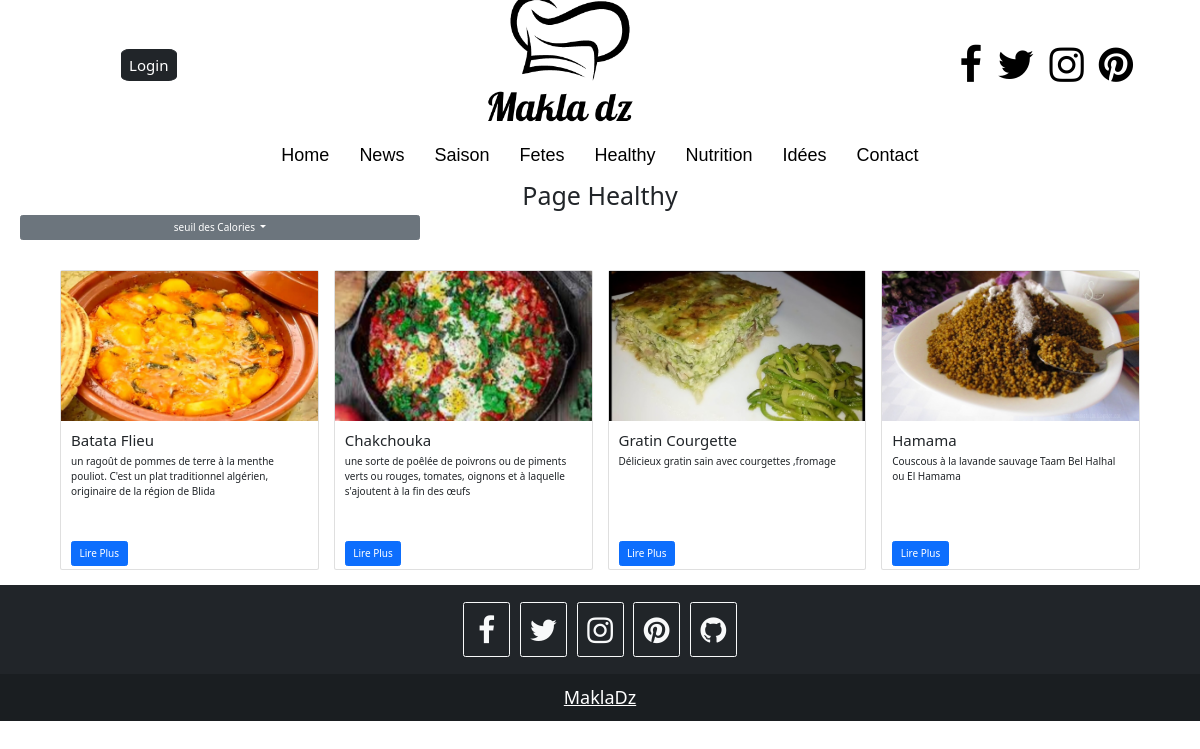
The app's page /Router/Healthy.php with its own data.
### tables this page shows
CREATE TABLE IF NOT EXISTS `recette` (
  `titre` varchar(100) NOT NULL,
  `categorie` enum('entree','plat','desert','boisson') NOT NULL,
  `valider` bit(1) NOT NULL,
  `userid` int(50) DEFAULT NULL,
  `image` varchar(500) DEFAULT NULL,
  `ddescription` text NOT NULL,
  `description` mediumtext NOT NULL,
  `tpreparation` time NOT NULL,
  `trepos` time NOT NULL,
  `tcuisson` time NOT NULL,
  `notation` tinyint(4) NOT NULL,
  `defficulte` enum('Facile','Moyenne','Difficile') NOT NULL,
  `fetes` set('Mariage','Mouloud','Circoncision','Aid','Achoura','Ramdan') DEFAULT NULL,
  `video` varchar(500) DEFAULT NULL,
  `nbCalorie` float(12,6) DEFAULT NULL,
  `display` tinyint(1) DEFAULT NULL,
  PRIMARY KEY (`titre`),
  KEY `userid` (`userid`)
);

### Controller/recipiesController.php (called while the page is built, shortened)
<?php
require_once('../Modele/recipiesModele.php');
require_once('../View/clientview.php');
class RecipiesController{
    function getCurrentSaison(){
        $d=date("Y/m/d");
        switch(strval($d[5].$d[6])){
            case 6:case 7:case 8: return 'Ete';
            break;
        }
    }
    public function getHealthyRecipies($nbCalories){
         $model=new RecipiesModele();
        return $model->getHealthyRecipies($nbCalories);
    }
     public function showHealthyRecipies($nbCalories){
         $view=new ClientView();
        $view->header();
        $view->navbar();
        $view->showHealthyRecipies($nbCalories);
       $view->footer();
    }
}
?>

### Modele/recipiesModele.php (called while the page is built, shortened)
<?php
class RecipiesModele{
 private $servername = "127.0.0.1";
private $dbname = "projet";
private $username = "root";
private $password = "";
private function cnx($servername,$dbname,$username,$password){
    $dsn="mysql:host=$servername; dbname=$dbname;";
    try {
    $conn = new PDO($dsn,$username, $password);     }
    catch(PDOException $e) {
    echo "connection failed" . $e->getMessage();}
    return $conn;
}
    public function getRecipieSteps($title)
    {
    $c=$this->cnx($this->servername,$this->dbname,$this->username,$this->password);
    $q="SELECT * FROM etape where titreRecette=? ORDER BY ordre";
    $stmt = $c->prepare($q);
    $stmt->execute([$title]);
    return $stmt->fetchAll();
    }
    function getAllRecipies(){
        $c=$this->cnx($this->servername,$this->dbname,$this->username,$this->password);
    $q="SELECT * FROM recette where valider=1 ";
     $stmt = $c->prepare($q);
    $stmt->execute();
    return $stmt->fetchAll();
    }
public function getHealthyRecipies($nbCalories){
    $recipies=$this->getAllRecipies();
    $arr=[];
    if($nbCalories!=="inf"){
       foreach($recipies as $a){
        if($a['nbCalorie']>=$nbCalories)
        continue;
        $steps=$this->getRecipieSteps($a['titre']);
        foreach($steps as $s){
            if($s['healthy'] ){
                array_push($arr,$a);
                break;
            }
        }
    }
    }else {
         foreach($recipies as $a){
        $steps=$this->getRecipieSteps($a['titre']);
        foreach($steps as $s){
            if($s['healthy'] ){
                array_push($arr,$a);
                break;
            }
        }
    }
    }
    return $arr;
}
}
?>

### View/clientview.php (the view, shortened to what this page needs)
<?php
require_once("../Controller/recipiesController.php");
class ClientView{
public function header(){
echo '
<!Doctype html>
<html lang="en">
<head>
    <title>MaklaDz</title>
    <meta http-equiv="pragma" content="no-cache">
    <meta name="description" content="un site web pour les recettes ">
    <meta name="viewport" content="width=device-width, initial-scale=1,
            shrink-to-fit=yes">
    <link href="../styles.css" rel="stylesheet">
    <link rel="stylesheet" href="https://cdnjs.cloudflare.com/ajax/libs/font-awesome/4.7.0/css/font-awesome.min.css">
    <meta charset="utf-8">
    <link href="https://cdn.jsdelivr.net/npm/bootstrap@5.0.2/dist/css/bootstrap.min.css" rel="stylesheet"
>
    <script src="https://cdn.jsdelivr.net/npm/bootstrap@5.0.2/dist/js/bootstrap.bundle.min.js"
>
    </script>
    <script src="https://smtpjs.com/v3/smtp.js"></script>
    <script src="https://ajax.googleapis.com/ajax/libs/jquery/3.6.1/jquery.min.js"></script>
<script src="../jquery.js"></script>
<script src="../jquery-3.6.1.min.js"></script>
<script src="../scripts.js"></script>
</head>';
}
public function navbar(){
    $x=new RecipiesController();
echo '
<body>
    <div class="navbar1">';
    if(isset($_SESSION['user']) || isset($_SESSION['admin'])){
                echo '<a class=" btn btn-dark connectButton "  href="Loggout.php" >Logg Out</a>';
            }
            else
    echo '
        <a class=" btn btn-dark connectButton "  href="Login.php" >Login</a>';
        echo '<img src="../media/images/logo/websitelogo.png" class="rounded" alt="www.Makla.dz">
        <div class="socialmedia">
            <a href="#" class="fa fa-facebook"></a>
            <a href="#" class="fa fa-twitter"></a>
            <a href="#" class="fa fa-instagram"></a>
            <a href="#" class="fa fa-pinterest"></a>
        </div>
    </div>';
    if(isset($_SESSION['admin'])){
      echo '
    <nav class="container-fluid navbar-fixed-top">
        <div class="navbar2">
            <a href="AdminHome.php">Home</a>
            <a href="AllNews.php">News</a>
            <a href="GestionRecetteTrie.php">Recettes</a>
            <a href="Nutrition.php">Nutrition</a>
            <a href="idee.php">Utilisateurs</a>
            <a href="idee.php">Paramètre</a>
       </div>
    </nav>
    <main>';
    }else{
    echo '
    <nav class="container-fluid navbar-fixed-top">
        <div class="navbar2">
            <a href="index.php">Home</a>
            <a href="AllNews.php">News</a>
            <a href="Saison.php?requestedSaison='.$x->getCurrentSaison().'">Saison</a>
            <a href="Fetes.php?requestedFetes=tous">Fetes</a>
            <a href="Healthy.php">Healthy</a>
            <a href="Nutrition.php">Nutrition</a>
            <a href="idee.php">Idées</a>
            <a href="Contact.php">Contact</a>';
       echo ' </div>
    </nav>
    <main>';}
    }
public function card($x,$recipies){
     echo "<div class='col-sm mb-4'>
        <div class='card'>
            <img class='img-fluid' alt='100%x280' src=\"..\/".$recipies[$x]['image']."\">
            <div class='card-body'>
                <h4 class='card-title'>".$recipies[$x]['titre']."</h4>
                <p class='card-text'>".$recipies[$x]['ddescription']."</p>
                 <a href=\"Recette.php?requestedRecipie=".$recipies[$x]['titre']."\" class='ReadMore btn btn-primary'>Lire Plus</a>
                 </div>
        </div>
    </div>";
}
    public function footer(){echo '
         </main>
        <footer class="bg-dark text-center text-white">
  <div class="container p-4 pb-0">
    <section class="mb-4">
      <a class="btn btn-outline-light btn-floating m-1" href="#!" role="button"><i class="fa fa-facebook"></i></a>
      <a class="btn btn-outline-light btn-floating m-1" href="#!" role="button"><i class="fa fa-twitter"></i></a>
      <a class="btn btn-outline-light btn-floating m-1" href="#!" role="button"><i class="fa fa-instagram"></i ></a>
      <a class="btn btn-outline-light btn-floating m-1" href="#!" role="button"><i class="fa fa-pinterest"></i
      ></a>
      <a class="btn btn-outline-light btn-floating m-1" href="#!" role="button"
        ><i class="fa fa-github"></i
      ></a>
    </section>
  </div>
  <div class="text-center p-3" style="background-color: rgba(0, 0, 0, 0.2);">
    <a class="text-white" href="https://mdbootstrap.com/">MaklaDz</a>
  </div>
</footer>
</body>
</html>';
}
public function showHealthyRecipies($nbCalories){
    $control=new RecipiesController();
    $recipies=$control->getHealthyRecipies($nbCalories);
    echo '<center><h1> Page Healthy <h1></center>';
echo '<div class="dropdown">
  <button class="btn btn-secondary dropdown-toggle" type="button" id="dropdownMenuButton2" data-bs-toggle="dropdown" aria-expanded="false">
    seuil des Calories
  </button>
 </button>
  <form method="POST" class="dropdown-menu"  action="Healthy.php" aria-labelledby="dropdownMenuButton1">
   <li><a class="dropdown-item" href="#">Nombre de Calorie</a></li>
    <input class="dropdown-item" type="number" placeholder="max" min="0" name="maxcalorie"></li>
   <li class="text" id="timecontainer">
 <button type="submit" class="btn btn-primary">Filtrer</button>
    <form/>
</div>';
     echo ' <section class="cardsdisplay "><div class="row row-cols-1 row-cols-md-4">';
    for($x=0;$x<count($recipies);$x++){
        echo $this->card($x,$recipies);
    }
    echo ' </div></section>';
}
}
?>

### styles.css (style rules this page uses)
html { font-size: 62.5%; box-sizing: border-box; }
body { margin: 0; padding: 0; }
a { text-decoration: none; }
h1 { margin-top: 0; font-size: 5rem; }
h4 { font-size: 2rem; }
nav { z-index: 1000; position: relative; width: 100%; overflow: auto; top: 0; padding: 0; margin: 0; }
footer { z-index: 1000; position: relative; width: 100%; overflow: auto; bottom: 0; padding: 0; margin: 0; font-size: large; text-decoration: none; }
footer a.btn { font-size: 30px; }
footer i { height: 30px; width: 30px; }
.socialmedia { display: flex; width: 10%; justify-content: space-between; align-items: center; gap: 15px; }
.socialmedia a { color: black; text-decoration: none; font-size: 40px; }
.navbar1 { display: flex; justify-content: space-around; align-items: center; height: 130px; background-color: white; }
.navbar1 img { height: 200px; width: 300px; background-color: red; }
.navbar2 { display: flex; top: 0; position: sticky; justify-content: center; align-items: center; margin: 0; padding: 0; overflow: hidden; top: 0; left: 0; right: 0; width: 100%; height: 50px; gap: 30px; background-color: white; }
.navbar2 a { text-decoration: none; color: black; font-size: large; font-family: sans-serif, Arial, Helvetica; border-left-style: solid 2px; }
.navbar1 .btn { font-size: 15px; border-radius: 15%; }
main { display: flex; flex-direction: column; flex-wrap: wrap; justify-content: center; align-items: center; max-width: 1400px; margin: 0; }
img { width: 100%; object-fit: cover; }
.cardsdisplay { margin-left: 5%; margin-right: 5%; }
.dropdown { align-self: flex-start; margin-left: 20px; margin-bottom: 30px; }
#dropdownMenuButton2 { width: 400px; }
.card { border: solid; height: 300px; position: relative; }
.card img { height: 150px; }
.ReadMore { bottom: 3px; position: absolute; }

### records on screen
recette: image (picture), titre "Batata Flieu", ddescription "un ragoût de pommes de terre à la menthe pouliot. C'est un plat traditionnel algérien, originaire de la région de Blida"
recette: image (picture), titre "Chakchouka", ddescription "une sorte de poêlée de poivrons ou de piments verts ou rouges, tomates, oignons et à laquelle s'ajoutent à la fin des œufs"
recette: image (picture), titre "Gratin Courgette", ddescription "Délicieux gratin sain avec courgettes ,fromage"
recette: image (picture), titre "Hamama", ddescription "Couscous à la lavande sauvage Taam Bel Halhal ou El Hamama"
